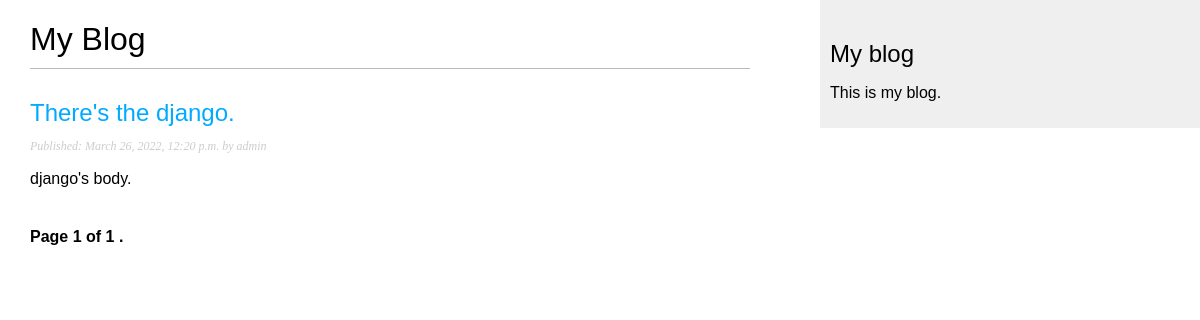
/blog/, run on an earlier commit of the app's database.
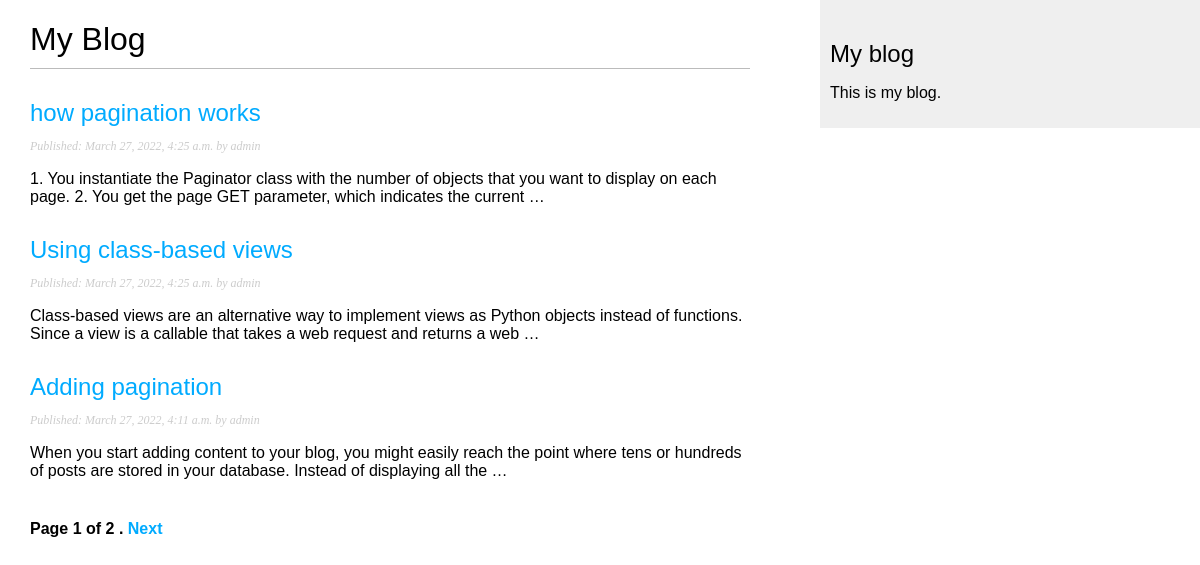
And on a later commit of the database.
### blog/models.py (models this page shows, shortened)
class Post(models.Model):
    STATUS_CHOICES = (
        ('draft', 'Draft'),
        ('published', 'Published')
    )
    title = models.CharField(max_length=250)
    slug = models.SlugField(max_length=250, unique_for_date='publish')
    author = models.ForeignKey(User, on_delete=models.CASCADE, related_name='blog_posts')
    body = models.TextField()
    publish = models.DateTimeField(default=timezone.now)
    created = models.DateTimeField(auto_now_add=True)
    updated = models.DateTimeField(auto_now=True)
    status = models.CharField(max_length=10, choices=STATUS_CHOICES, default='draft')
    objects = models.Manager()
    published = PublishedManager()
    class Meta:
        ordering = ('-publish',)
    def get_absolute_url(self):
        return reverse('blog:post_detail',
                       args=[self.publish.year,
                             self.publish.month,
                             self.publish.day,
                             self.slug])

### blog/views.py (the view)
# urls.py: path('', views.post_list, name='post_list'),
def post_list(request):
    objects_list = Post.published.all()
    paginator = Paginator(objects_list, 3)
    page = request.GET.get('page')
    print('page: ' + str(page))
    try:
        posts = paginator.page(page)
    except PageNotAnInteger:
        print('No pages!')
        posts = paginator.page(1)
    except EmptyPage:
        posts = paginator.page(paginator.num_pages)
    return render(request, 'blog/post/list.html', {'page': page,
                                                   'posts': posts})

### blog/models.py (called while the page is built)
    def get_queryset(self):
        return super(PublishedManager,
                     self).get_queryset()\
                          .filter(status='published')

### blog/templates/blog/post/list.html (shortened to what this page needs)
{% extends "blog/base.html" %}
{% block content %}
  <h1>My Blog</h1>
  {% for post in posts %}
    <h2>
      <a href="{{ post.get_absolute_url }}">{{ post.title }}</a>
    </h2>
    <p class="date">
      Published: {{ post.publish }} by {{ post.author }}
    </p>
    {{ post.body | truncatewords:30|linebreaks }}
  {% endfor %}
  {% include "blog/pagination.html" with page=posts %}
{% endblock %}

### blog/templates/blog/base.html (shortened to what this page needs)
{% load static %}
<!DOCTYPE html>
<html lang="en">
<head>
  <link rel="stylesheet" href="{% static 'css/blog.css' %}">
</head>
<body>
  <div id="content">
    {% block content %}
    {% endblock %}
  </div>
  <div id="sidebar">
    <h2>My blog</h2>
    <p>This is my blog.</p>
  </div>
</body>
</html>

### blog/templates/blog/pagination.html (shortened to what this page needs)
<div class="pagination">
  <span class="step-links">
    <span class="current">
      Page {{ page.number }} of {{ page.paginator.num_pages }} .
    </span>
    {% if page.has_next %}
      <a href="?page={{ page.next_page_number }}">Next</a>
    {% endif %}
  </span>
</div>

### blog/static/css/blog.css (style rules this page uses)
body { margin:0; padding:0; font-family:helvetica, sans-serif; }
a { color:#00abff; text-decoration:none; }
h1 { font-weight:normal; border-bottom:1px solid #bbb; padding:0 0 10px 0; }
h2 { font-weight:normal; margin:30px 0 0; }
#content { float:left; width:60%; padding:0 0 0 30px; }
#sidebar { float:right; width:30%; padding:10px; background:#efefef; height:100%; }
p.date { color:#ccc; font-family: georgia, serif; font-size: 12px; font-style: italic; }
.pagination { margin:40px 0; font-weight:bold; }

What changed in the data, as far as the page shows it:
no longer on this page (row unchanged): Post: title "There's the django.", publish "March 26, 2022, 12:20 p.m.", author "admin", body "django's body."
added Post: title "how pagination works", publish "March 27, 2022, 4:25 a.m.", author "admin", body "1. You instantiate the Paginator class with the number of objects that you want to display on each page. 2. You get the page GET parameter, which indicates the current …"
added Post: title "Using class-based views", publish "March 27, 2022, 4:25 a.m.", author "admin", body "Class-based views are an alternative way to implement views as Python objects instead of functions. Since a view is a callable that takes a web request and returns a web …"
added Post: title "Adding pagination", publish "March 27, 2022, 4:11 a.m.", author "admin", body "When you start adding content to your blog, you might easily reach the point where tens or hundreds of posts are stored in your database. Instead of displaying all the …"
Also different on the page:
{{ page.paginator.num_pages }}: "1" → "2"
text now shown: "Next"
